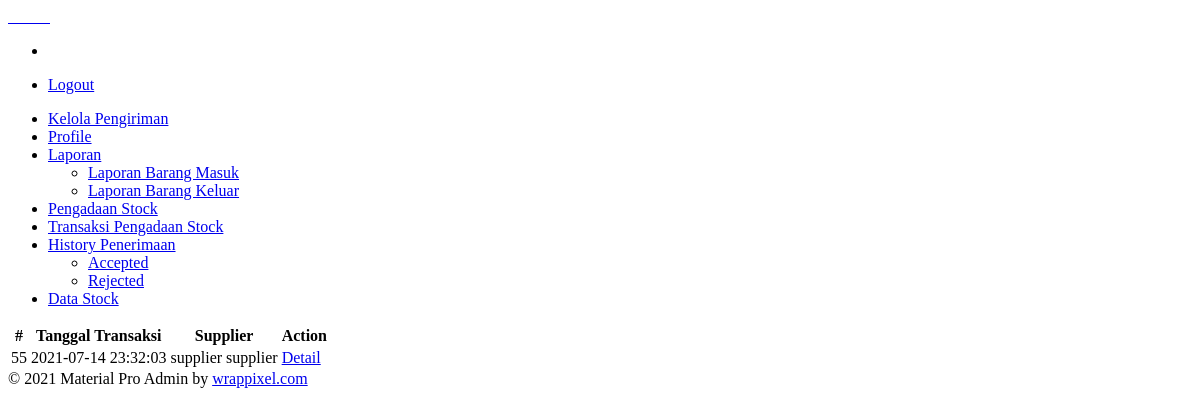
The page /gudang/index.php?page=histransaksisupplier (signed in) on the database as committed earlier.
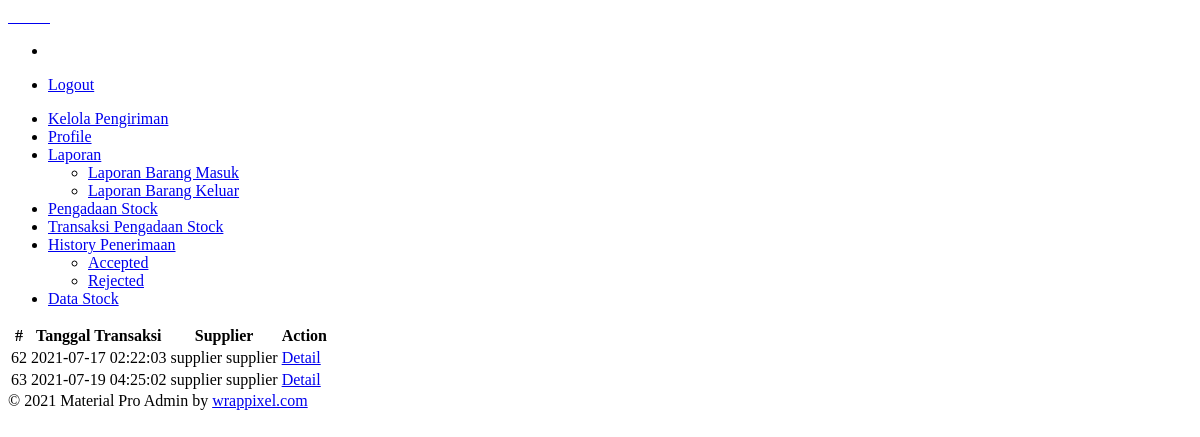
The same page on the database as committed later.
### tables this page shows
CREATE TABLE `tb_pengadaan_stock` (
  `Id` int(11) NOT NULL,
  `tanggal_transaksi` datetime DEFAULT CURRENT_TIMESTAMP,
  `Total` double DEFAULT NULL,
  `is_approve` tinyint(1) DEFAULT NULL,
  `supplier_nohp` varchar(40) NOT NULL,
  `no_po` varchar(20) NOT NULL,
  `status` int(11) DEFAULT NULL
);

CREATE TABLE `users` (
  `user_id` int(11) NOT NULL,
  `unique_id` int(255) NOT NULL,
  `username` varchar(255) NOT NULL,
  `fname` varchar(255) NOT NULL,
  `lname` varchar(255) NOT NULL,
  `email` varchar(255) NOT NULL,
  `phone` varchar(20) DEFAULT NULL,
  `password` varchar(255) NOT NULL,
  `alamat` varchar(255) NOT NULL,
  `level` varchar(20) NOT NULL
);

### gudang/historytransaksi/history.php (the view, shortened to what this page needs)
<table class="table user-table">
    <thead>
        <tr>
            <th class="border-top-0">#</th>
            <th class="border-top-0">Tanggal Transaksi</th>
            <th class="border-top-0">Supplier</th>
            <th class="border-top-0">Action</th>
        </tr>
    </thead>
    <tbody>
        <?php
        $isRejected=FALSE;
        $query = "SELECT * FROM tb_pengadaan_stock TPS
                LEFT JOIN users U ON U.unique_id=(SELECT unique_id FROM users WHERE users.phone=TPS.supplier_nohp)
                WHERE TPS.status='3'";
        $result = mysqli_query($conn, $query);
        while ($row = mysqli_fetch_assoc($result)) {
        ?>
            <tr>
                <td><?php echo $row['Id'] ?></td>
                <td><?php echo $row['tanggal_transaksi'] ?></td>
                <td><?php echo $row['fname'].' '.$row['lname'] ?></td>
                <td>
                    <a class='btn btn-info' href="/ricemil/gudang/index.php?page=histransaksisupplier&modul=edit&id=<?php echo $row['Id']; ?><?= $isRejected ? "&rejected": "" ?>">Detail</a>
                </td>
            </tr>
        <?php
        }
        ?>
    </tbody>
</table>

Rows that differ between the two databases and show on the page:
removed tb_pengadaan_stock: Id "55", tanggal_transaksi "2021-07-14 23:32:03", users.fname "supplier", users.lname "supplier"
added tb_pengadaan_stock: Id "62", tanggal_transaksi "2021-07-17 02:22:03", users.fname "supplier", users.lname "supplier"
added tb_pengadaan_stock: Id "63", tanggal_transaksi "2021-07-19 04:25:02", users.fname "supplier", users.lname "supplier"
